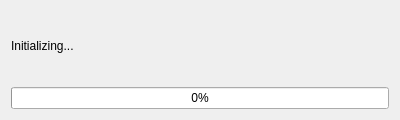
<?xml version="1.0" encoding="UTF-8"?>
<ui version="4.0">
 <class>ProgressDialog</class>
 <widget class="QDialog" name="ProgressDialog">
  <property name="geometry">
   <rect>
    <x>0</x>
    <y>0</y>
    <width>400</width>
    <height>120</height>
   </rect>
  </property>
  <property name="windowTitle">
   <string>Processing Progress</string>
  </property>
  <layout class="QVBoxLayout" name="verticalLayout">
   <item>
    <widget class="QLabel" name="statusLabel">
     <property name="text">
      <string>Initializing...</string>
     </property>
    </widget>
   </item>
   <item>
    <widget class="QProgressBar" name="progressBar">
     <property name="value">
      <number>0</number>
     </property>
    </widget>
   </item>
  </layout>
 </widget>
 <resources/>
 <connections/>
</ui>
